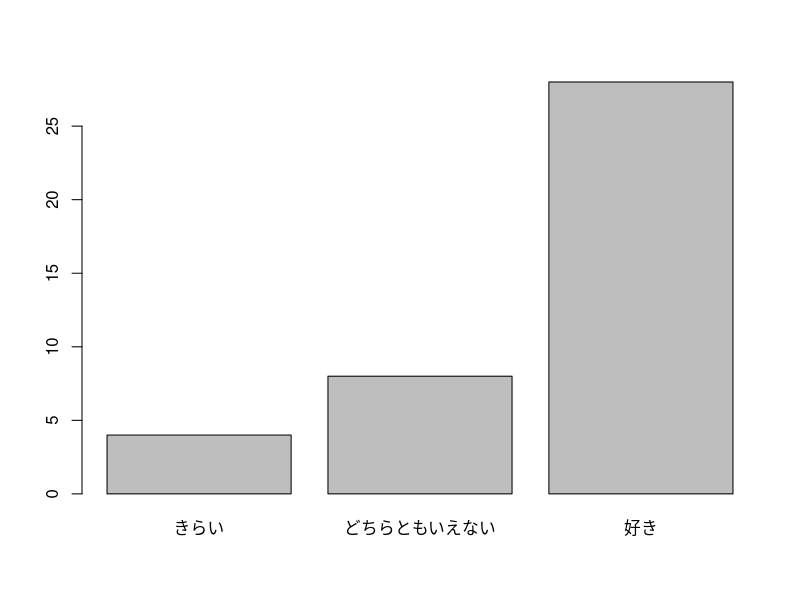

Generate this figure with R:
## ---- chunk 1
school.uniform.survey <- c("好き", "どちらともいえない", "好き",
                           "どちらともいえない", "きらい", "好き", "好き",
                           "好き", "好き", "好き", "好き", "好き",
                           "どちらともいえない", "好き", "好き",
                           "どちらともいえない", "好き", "好き", "好き", "好き",
                           "好き", "好き", "きらい", "どちらともいえない",
                           "好き", "好き", "きらい", "好き", "好き", "好き",
                           "どちらともいえない", "どちらともいえない", "好き",
                           "きらい", "好き", "好き", "好き", "好き",
                           "どちらともいえない", "好き")
## ---- chunk 2
table(school.uniform.survey)
## ---- chunk 3
barplot(table(school.uniform.survey))
## ---- chunk 4
table(school.uniform.survey) / length(school.uniform.survey)
## ---- chunk 5
party.survey = c("期待できない", "期待できない", "期待できない",
                 "どちらともいえない", "期待できる", "期待できない",
                 "期待できる", "どちらともいえない", "期待できない",
                 "期待できない")
